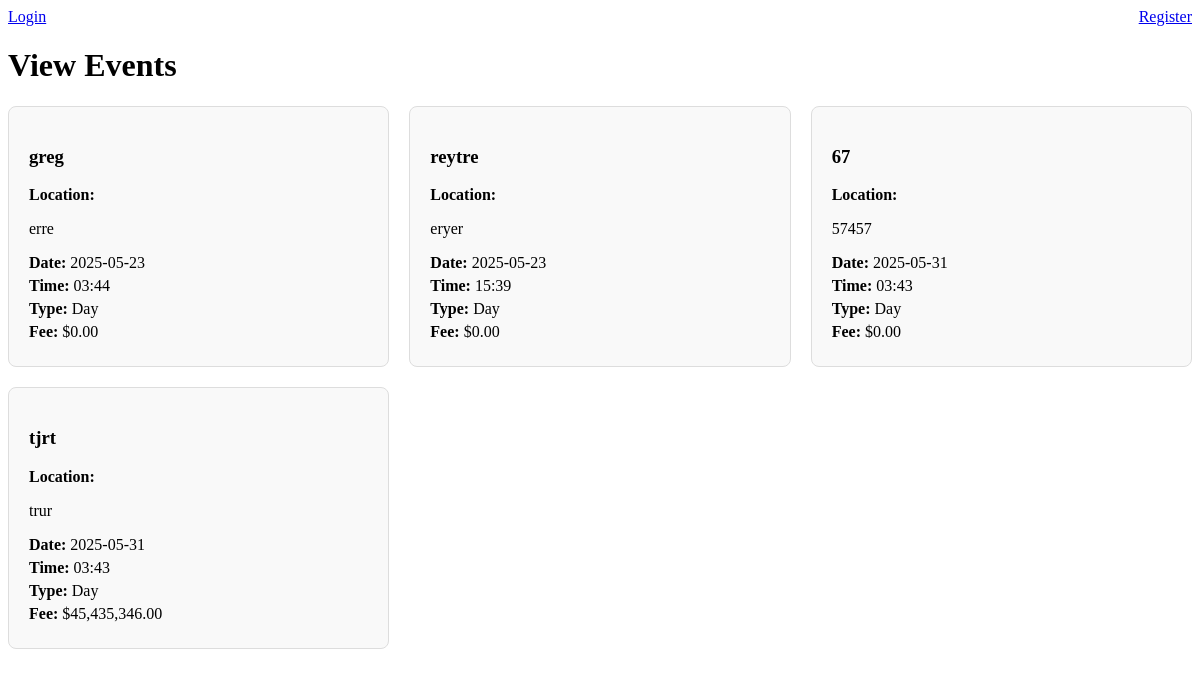
The app's page /, older data.
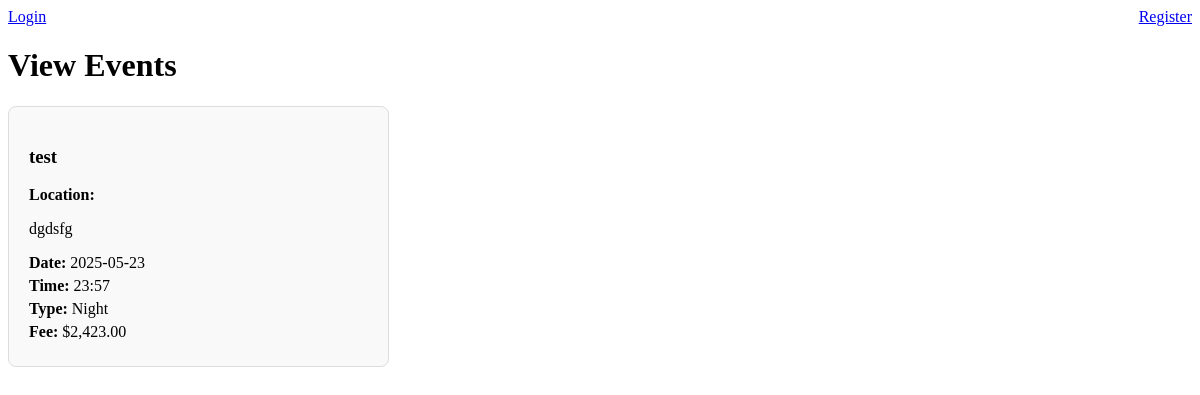
The same page, newer data.
### tables this page shows
CREATE TABLE event (
                id INTEGER PRIMARY KEY AUTOINCREMENT,
                title TEXT NOT NULL,
                description TEXT,
                date TEXT NOT NULL,
                time TEXT NOT NULL,
                day_night TEXT NOT NULL,
                fee REAL
            );

### app.py (the view)
@app.route('/')
def index():
    conn = get_db()
    events = conn.execute('SELECT * FROM event ORDER BY date, time').fetchall()
    conn.close()
    return render_template('index.html', events=events)

### app.py (called while the page is built)
def get_db():
    conn = sqlite3.connect(DATABASE)
    conn.row_factory = sqlite3.Row
    return conn

@app.before_request
def before_request():
    if not Path(DATABASE).exists():
        init_db()
        logger.info("Database initialized on first request")

### templates/index.html (shortened to what this page needs)
<!DOCTYPE html>
<html lang="en">
<head>
    <link rel="stylesheet" href="https://cdn.jsdelivr.net/npm/water.css@2/out/water.css">
</head>
<body>
    <div class="nav-container">
        <div class="nav-left">
            {% if session.get('user_id') %}
                {% if session.get('is_promoter') %}
                    <a href="/promoter">Promoter Dashboard</a> |
                {% endif %}
                <a href="/logout">Logout</a>
            {% else %}
                <a href="/login">Login</a>
            {% endif %}
        </div>
        <div class="nav-right">
            {% if not session.get('user_id') %}
                <a href="/register">Register</a>
            {% endif %}
        </div>
    </div>
    <h1>View Events</h1>
    {% if events %}
        <div class="events-grid">
            {% for event in events %}
                <div class="event-card">
                    <div class="event-content">
                        <h3>{{ event.title }}</h3>
                        <p><strong>Location:</strong> {{ event.location }}</p>
                        <p>{{ event.description }}</p>
                        <div class="event-details">
                            <p><strong>Date:</strong> {{ event.date }}</p>
                            <p><strong>Time:</strong> {{ event.time }}</p>
                            <p><strong>Type:</strong> {{ event.day_night|title }}</p>
                            <p><strong>Fee:</strong> {% if event.fee %}${{ "{:,.2f}".format(event.fee|float) }}{% else %}Free{% endif %}</p>
                        </div>
                    </div>
                </div>
            {% endfor %}
        </div>
    {% else %}
        <p>No events scheduled at the moment.</p>
    {% endif %}
</body>
</html>

### templates/index.html (style rules this page uses)
.nav-right { float: right; }
.nav-left { float: left; }
.nav-container { overflow: hidden; margin-bottom: 20px; }
.events-grid { display: grid; grid-template-columns: repeat(auto-fill, minmax(300px, 1fr)); gap: 20px; margin-top: 20px; }
.event-card { border: 1px solid #ddd; border-radius: 8px; background-color: #f9f9f9; overflow: hidden; }
.event-content { padding: 20px; }
.event-details { margin-top: 15px; }
.event-details p { margin: 5px 0; }

Row changes from the older to the newer data that the page shows:
removed event: title "greg", description "erre", date "2025-05-23", time "03:44", day_night "Day", fee "0.00"
removed event: title "reytre", description "eryer", date "2025-05-23", time "15:39", day_night "Day", fee "0.00"
removed event: title "67", description "57457", date "2025-05-31", time "03:43", day_night "Day", fee "0.00"
removed event: title "tjrt", description "trur", date "2025-05-31", time "03:43", day_night "Day", fee "45,435,346.00"
added event: title "test", description "dgdsfg", date "2025-05-23", time "23:57", day_night "Night", fee "2,423.00"
